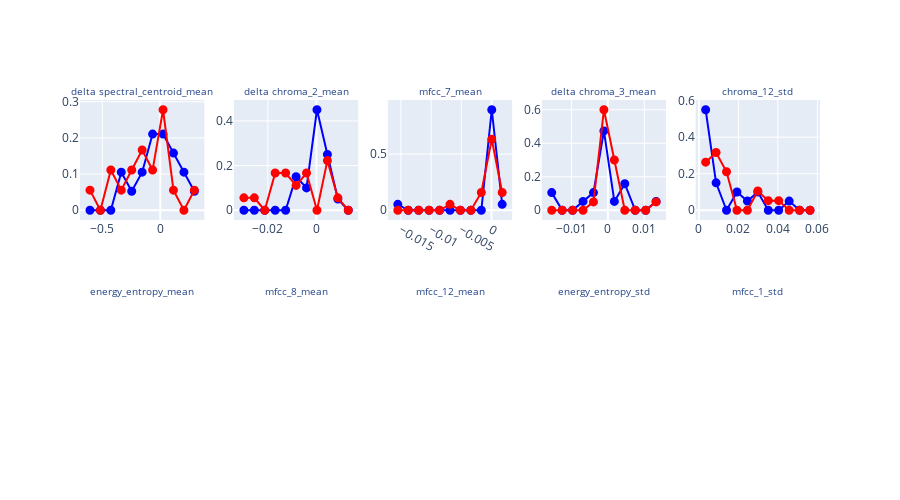

Notebook code for this chart:
### Code cell
import plotly
import plotly.subplots
import plotly.graph_objs as go
import numpy as np
import matplotlib.pyplot as plt

def get_color_combinations(n_classes):
    clr_map = plt.cm.get_cmap('jet')
    range_cl = range(int(int(255/n_classes)/2), 255, int(255/n_classes))
    clr = []
    for i in range(n_classes):
        clr.append('rgba({},{},{},{})'.format(clr_map(range_cl[i])[0],
                                              clr_map(range_cl[i])[1],
                                              clr_map(range_cl[i])[2],
                                              clr_map(range_cl[i])[3]))
    return clr

list_of_feature_mtr = mid_term_features
n_columns=5
class_names = ['music', 'speech']
n_features = len(feature_names)
n_bins = 12
n_rows = 2
figs = plotly.subplots.make_subplots(rows=n_rows, cols=n_columns,
                                     subplot_titles=less_important_5 + most_important_5)
figs['layout'].update(height=(n_rows * 250))
clr = get_color_combinations(len(class_names))
count_less = count_most = 0
for i in range(n_features):
    if feature_names[i] in less_important_5:
        count_less += 1
        # for each feature get its bin range (min:(max-min)/n_bins:max)
        f = np.vstack([x[:, i:i + 1] for x in list_of_feature_mtr])
        bins = np.arange(f.min(), f.max(), (f.max() - f.min()) / n_bins)
        for fi, f in enumerate(list_of_feature_mtr):
            # load the color for the current class (fi)
            mark_prop = dict(color=clr[fi], line=dict(color=clr[fi], width=3))
            # compute the histogram of the current feature (i) and normalize:
            h, _ = np.histogram(f[:, i], bins=bins)
            h = h.astype(float) / h.sum()
            cbins = (bins[0:-1] + bins[1:]) / 2
            scatter_1 = go.Scatter(x=cbins, y=h, name=class_names[fi],
                                   marker=mark_prop, showlegend=(i == 0))
            # (show the legend only on the first line)
            figs.append_trace(scatter_1, 1, count_less)
for i in figs['layout']['annotations']:
    i['font'] = dict(size=10, color='#224488')
figs.show()

### Figure 1 — Plotly figure (JSON) as saved in the notebook; plotly's stock layout.template omitted (floating-point values rounded to 4 significant figures)
{"data": [{"marker": {"color": "rgba(0.0,0.48823529411764705,1.0,1.0)", "line": {"color": "rgba(0.0,0.48823529411764705,1.0,1.0)", "width": 3}}, "name": "music", "showlegend": false, "type": "scatter", "x": [-0.6062, -0.5161, -0.4261, -0.3361, -0.246, -0.156, -0.06593, 0.02412, 0.1142, 0.2042, 0.2942], "xaxis": "x", "y": [0, 0, 0, 0.1053, 0.05263, 0.1053, 0.2105, 0.2105, 0.1579, 0.1053, 0.05263], "yaxis": "y"}, {"marker": {"color": "rgba(1.0,0.6107480029048659,0.0,1.0)", "line": {"color": "rgba(1.0,0.6107480029048659,0.0,1.0)", "width": 3}}, "name": "speech", "showlegend": false, "type": "scatter", "x": [-0.6062, -0.5161, -0.4261, -0.3361, -0.246, -0.156, -0.06593, 0.02412, 0.1142, 0.2042, 0.2942], "xaxis": "x", "y": [0.05556, 0, 0.1111, 0.05556, 0.1111, 0.1667, 0.1111, 0.2778, 0.05556, 0, 0.05556], "yaxis": "y"}, {"marker": {"color": "rgba(0.0,0.48823529411764705,1.0,1.0)", "line": {"color": "rgba(0.0,0.48823529411764705,1.0,1.0)", "width": 3}}, "name": "music", "showlegend": false, "type": "scatter", "x": [-0.02989, -0.02559, -0.02129, -0.01699, -0.01269, -0.008394, -0.004096, 0.0002022, 0.0045, 0.008799, 0.0131], "xaxis": "x2", "y": [0, 0, 0, 0, 0, 0.15, 0.1, 0.45, 0.25, 0.05, 0], "yaxis": "y2"}, {"marker": {"color": "rgba(1.0,0.6107480029048659,0.0,1.0)", "line": {"color": "rgba(1.0,0.6107480029048659,0.0,1.0)", "width": 3}}, "name": "speech", "showlegend": false, "type": "scatter", "x": [-0.02989, -0.02559, -0.02129, -0.01699, -0.01269, -0.008394, -0.004096, 0.0002022, 0.0045, 0.008799, 0.0131], "xaxis": "x2", "y": [0.05556, 0.05556, 0, 0.1667, 0.1667, 0.1111, 0.1667, 0, 0.2222, 0.05556, 0], "yaxis": "y2"}, {"marker": {"color": "rgba(0.0,0.48823529411764705,1.0,1.0)", "line": {"color": "rgba(0.0,0.48823529411764705,1.0,1.0)", "width": 3}}, "name": "music", "showlegend": false, "type": "scatter", "x": [-0.01552, -0.01379, -0.01206, -0.01033, -0.0086, -0.006871, -0.005142, -0.003413, -0.001684, 4.529e-05, 0.001774], "xaxis": "x3", "y": [0.05263, 0, 0, 0, 0, 0, 0, 0, 0, 0.8947, 0.05263], "yaxis": "y3"}, {"marker": {"color": "rgba(1.0,0.6107480029048659,0.0,1.0)", "line": {"color": "rgba(1.0,0.6107480029048659,0.0,1.0)", "width": 3}}, "name": "speech", "showlegend": false, "type": "scatter", "x": [-0.01552, -0.01379, -0.01206, -0.01033, -0.0086, -0.006871, -0.005142, -0.003413, -0.001684, 4.529e-05, 0.001774], "xaxis": "x3", "y": [0, 0, 0, 0, 0, 0.05263, 0, 0, 0.1579, 0.6316, 0.1579], "yaxis": "y3"}, {"marker": {"color": "rgba(0.0,0.48823529411764705,1.0,1.0)", "line": {"color": "rgba(0.0,0.48823529411764705,1.0,1.0)", "width": 3}}, "name": "music", "showlegend": false, "type": "scatter", "x": [-0.01543, -0.01256, -0.009693, -0.006825, -0.003957, -0.001089, 0.00178, 0.004648, 0.007516, 0.01038, 0.01325], "xaxis": "x4", "y": [0.1053, 0, 0, 0.05263, 0.1053, 0.4737, 0.05263, 0.1579, 0, 0, 0.05263], "yaxis": "y4"}, {"marker": {"color": "rgba(1.0,0.6107480029048659,0.0,1.0)", "line": {"color": "rgba(1.0,0.6107480029048659,0.0,1.0)", "width": 3}}, "name": "speech", "showlegend": false, "type": "scatter", "x": [-0.01543, -0.01256, -0.009693, -0.006825, -0.003957, -0.001089, 0.00178, 0.004648, 0.007516, 0.01038, 0.01325], "xaxis": "x4", "y": [0, 0, 0, 0, 0.05, 0.6, 0.3, 0, 0, 0, 0.05], "yaxis": "y4"}, {"marker": {"color": "rgba(0.0,0.48823529411764705,1.0,1.0)", "line": {"color": "rgba(0.0,0.48823529411764705,1.0,1.0)", "width": 3}}, "name": "music", "showlegend": false, "type": "scatter", "x": [0.003407, 0.008695, 0.01398, 0.01927, 0.02456, 0.02985, 0.03514, 0.04042, 0.04571, 0.051, 0.05629], "xaxis": "x5", "y": [0.55, 0.15, 0, 0.1, 0.05, 0.1, 0, 0, 0.05, 0, 0], "yaxis": "y5"}, {"marker": {"color": "rgba(1.0,0.6107480029048659,0.0,1.0)", "line": {"color": "rgba(1.0,0.6107480029048659,0.0,1.0)", "width": 3}}, "name": "speech", "showlegend": false, "type": "scatter", "x": [0.003407, 0.008695, 0.01398, 0.01927, 0.02456, 0.02985, 0.03514, 0.04042, 0.04571, 0.051, 0.05629], "xaxis": "x5", "y": [0.2632, 0.3158, 0.2105, 0, 0, 0.1053, 0.05263, 0.05263, 0, 0, 0], "yaxis": "y5"}], "layout": {"annotations": [{"font": {"color": "#224488", "size": 10}, "showarrow": false, "text": "delta spectral_centroid_mean", "x": 0.084, "xanchor": "center", "xref": "paper", "y": 1, "yanchor": "bottom", "yref": "paper"}, {"font": {"color": "#224488", "size": 10}, "showarrow": false, "text": "delta chroma_2_mean", "x": 0.292, "xanchor": "center", "xref": "paper", "y": 1, "yanchor": "bottom", "yref": "paper"}, {"font": {"color": "#224488", "size": 10}, "showarrow": false, "text": "mfcc_7_mean", "x": 0.5, "xanchor": "center", "xref": "paper", "y": 1, "yanchor": "bottom", "yref": "paper"}, {"font": {"color": "#224488", "size": 10}, "showarrow": false, "text": "delta chroma_3_mean", "x": 0.708, "xanchor": "center", "xref": "paper", "y": 1, "yanchor": "bottom", "yref": "paper"}, {"font": {"color": "#224488", "size": 10}, "showarrow": false, "text": "chroma_12_std", "x": 0.916, "xanchor": "center", "xref": "paper", "y": 1, "yanchor": "bottom", "yref": "paper"}, {"font": {"color": "#224488", "size": 10}, "showarrow": false, "text": "energy_entropy_mean", "x": 0.084, "xanchor": "center", "xref": "paper", "y": 0.375, "yanchor": "bottom", "yref": "paper"}, {"font": {"color": "#224488", "size": 10}, "showarrow": false, "text": "mfcc_8_mean", "x": 0.292, "xanchor": "center", "xref": "paper", "y": 0.375, "yanchor": "bottom", "yref": "paper"}, {"font": {"color": "#224488", "size": 10}, "showarrow": false, "text": "mfcc_12_mean", "x": 0.5, "xanchor": "center", "xref": "paper", "y": 0.375, "yanchor": "bottom", "yref": "paper"}, {"font": {"color": "#224488", "size": 10}, "showarrow": false, "text": "energy_entropy_std", "x": 0.708, "xanchor": "center", "xref": "paper", "y": 0.375, "yanchor": "bottom", "yref": "paper"}, {"font": {"color": "#224488", "size": 10}, "showarrow": false, "text": "mfcc_1_std", "x": 0.916, "xanchor": "center", "xref": "paper", "y": 0.375, "yanchor": "bottom", "yref": "paper"}], "height": 500, "xaxis": {"anchor": "y", "domain": [0, 0.168]}, "xaxis10": {"anchor": "y10", "domain": [0.832, 1]}, "xaxis2": {"anchor": "y2", "domain": [0.208, 0.376]}, "xaxis3": {"anchor": "y3", "domain": [0.416, 0.584]}, "xaxis4": {"anchor": "y4", "domain": [0.624, 0.792]}, "xaxis5": {"anchor": "y5", "domain": [0.832, 1]}, "xaxis6": {"anchor": "y6", "domain": [0, 0.168]}, "xaxis7": {"anchor": "y7", "domain": [0.208, 0.376]}, "xaxis8": {"anchor": "y8", "domain": [0.416, 0.584]}, "xaxis9": {"anchor": "y9", "domain": [0.624, 0.792]}, "yaxis": {"anchor": "x", "domain": [0.625, 1]}, "yaxis10": {"anchor": "x10", "domain": [0, 0.375]}, "yaxis2": {"anchor": "x2", "domain": [0.625, 1]}, "yaxis3": {"anchor": "x3", "domain": [0.625, 1]}, "yaxis4": {"anchor": "x4", "domain": [0.625, 1]}, "yaxis5": {"anchor": "x5", "domain": [0.625, 1]}, "yaxis6": {"anchor": "x6", "domain": [0, 0.375]}, "yaxis7": {"anchor": "x7", "domain": [0, 0.375]}, "yaxis8": {"anchor": "x8", "domain": [0, 0.375]}, "yaxis9": {"anchor": "x9", "domain": [0, 0.375]}}}
